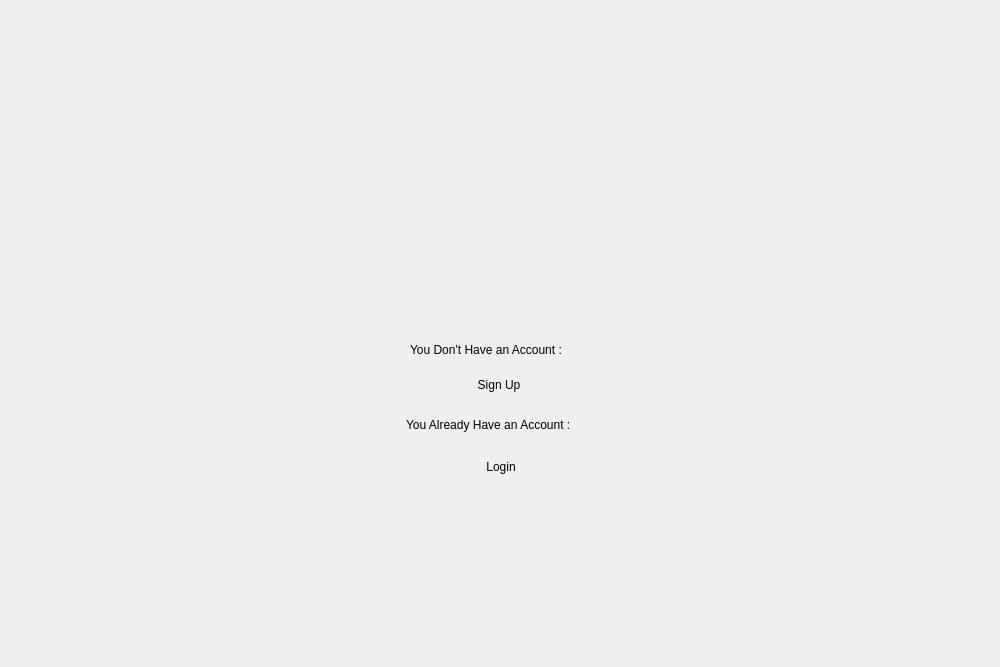
<?xml version="1.0" encoding="UTF-8"?>
<ui version="4.0">
 <class>MainPanel</class>
 <widget class="QMainWindow" name="MainPanel">
  <property name="geometry">
   <rect>
    <x>0</x>
    <y>0</y>
    <width>1000</width>
    <height>667</height>
   </rect>
  </property>
  <property name="minimumSize">
   <size>
    <width>1000</width>
    <height>667</height>
   </size>
  </property>
  <property name="maximumSize">
   <size>
    <width>1000</width>
    <height>667</height>
   </size>
  </property>
  <property name="windowTitle">
   <string>MainPanel</string>
  </property>
  <property name="styleSheet">
   <string notr="true">QMainWindow {
	background-image: url(:/Image/MainPanelBackGround.jpg);
}

QPushButton:hover {
	color: rgb(93, 22, 83);
}
QPushButton {
	font: 18pt &quot;MV Boli&quot;;
    border-radius: 20px;
	background : transparent; 
	border: none;
    color: rgb(0, 0, 0);
}

QLabel {
	font: 10 pt &quot;MV Boli&quot;;
	color: rgb(0, 0, 0);

}</string>
  </property>
  <widget class="QWidget" name="centralwidget">
   <widget class="QPushButton" name="loginPB">
    <property name="geometry">
     <rect>
      <x>381</x>
      <y>442</y>
      <width>240</width>
      <height>50</height>
     </rect>
    </property>
    <property name="cursor">
     <cursorShape>PointingHandCursor</cursorShape>
    </property>
    <property name="styleSheet">
     <string notr="true"/>
    </property>
    <property name="text">
     <string>Login</string>
    </property>
   </widget>
   <widget class="QPushButton" name="signinPB">
    <property name="geometry">
     <rect>
      <x>384</x>
      <y>359</y>
      <width>230</width>
      <height>51</height>
     </rect>
    </property>
    <property name="cursor">
     <cursorShape>PointingHandCursor</cursorShape>
    </property>
    <property name="styleSheet">
     <string notr="true"/>
    </property>
    <property name="text">
     <string>Sign Up</string>
    </property>
   </widget>
   <widget class="QLabel" name="label">
    <property name="geometry">
     <rect>
      <x>410</x>
      <y>340</y>
      <width>211</width>
      <height>20</height>
     </rect>
    </property>
    <property name="text">
     <string>You Don't Have an Account :</string>
    </property>
   </widget>
   <widget class="QLabel" name="label_2">
    <property name="geometry">
     <rect>
      <x>406</x>
      <y>415</y>
      <width>231</width>
      <height>20</height>
     </rect>
    </property>
    <property name="text">
     <string>You Already Have an Account :</string>
    </property>
   </widget>
  </widget>
 </widget>
 <resources/>
 <connections/>
</ui>
